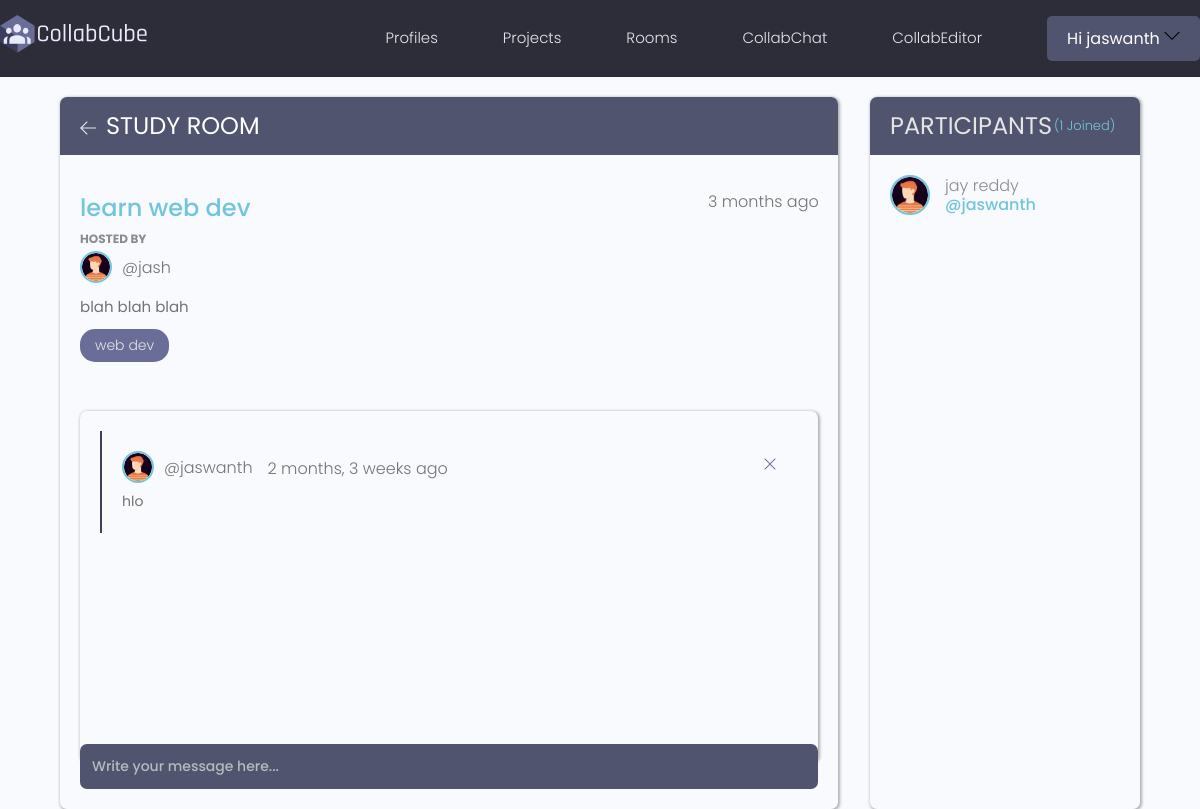
The app's page /rooms/room/64a7b7a8-68bf-4923-8037-8991cc054f3e (signed in) with its own data.
### rooms/models.py (models this page shows, shortened)
class Room(models.Model):
    host = models.ForeignKey(Profile, on_delete=models.SET_NULL, null=True)
    topic = models.ForeignKey(Topic, on_delete=models.SET_NULL, null=True)
    name = models.CharField(max_length=200)
    description = models.TextField(null=True, blank=True)
    password = models.CharField(max_length=20)
    participants = models.ManyToManyField(Profile, related_name='participants', blank=True)
    updated = models.DateTimeField(auto_now=True)
    created = models.DateTimeField(auto_now_add=True)
    id = models.UUIDField(default=uuid.uuid4, unique=True,editable=False, primary_key=True)
    class Meta:
        ordering = ['-updated', '-created']

class Topic(models.Model):
    name = models.CharField(max_length=200)
    def __str__(self):
        return self.name

class RoomMessage(models.Model):
    user = models.ForeignKey(Profile, on_delete=models.CASCADE)
    room = models.ForeignKey(Room, on_delete=models.CASCADE)
    body = models.TextField()
    updated = models.DateTimeField(auto_now=True)
    created = models.DateTimeField(auto_now_add=True)
    class Meta:
        ordering = ['updated', 'created']

### users/models.py (models this page shows, shortened)
class Profile(models.Model):
    user = models.OneToOneField(User, on_delete= models.CASCADE, null=True,blank= True)
    name = models.CharField(max_length=200,null=True)
    email = models.EmailField(unique=True,max_length=300,null=True)
    username = models.CharField(max_length=200,unique=True,null=True)
    ROLE_TYPE =(
        ('faculty','Faculty'),
        ('student','Student')
    )
    role = models.CharField(max_length=200,choices=ROLE_TYPE,null=True)
    facultyid_or_studentid = models.CharField(max_length=200,unique=True,null=True)
    short_intro = models.CharField(max_length=200,null=True)
    bio = models.TextField(blank=True, null = True)
    profile_image= models.ImageField(default= 'profiles/male.png',null=True, upload_to ='profiles/')
    social_github = models.CharField(max_length=200,null=True,blank=True)
    social_linkedin = models.CharField(max_length=200,null=True,blank=True)
    social_website = models.CharField(max_length=200,null=True,blank=True)
    social_twitter = models.CharField(max_length=200,null=True,blank=True)
    created = models.DateTimeField(auto_now_add=True)
    id = models.UUIDField(default=uuid.uuid4, unique=True, primary_key=True,editable=False)
    class Meta:
        ordering = ['-created']

### rooms/views.py (the view, shortened to what this page needs)
# urls.py: path('room/<str:pk>',room,name="room"),
@login_required(login_url = 'login')
def room(request,pk):
    room = Room.objects.get(id=pk)
    room_messages = room.roommessage_set.all()
    participants = room.participants.all()
    context = {'room':room,'room_messages':room_messages,'participants':participants}
    return render(request,'rooms/room.html',context)

### rooms/templates/rooms/room.html (shortened to what this page needs)
{% extends 'main.html' %}
{% load static%}
{% block content %}
<main class="profile-page1 layout1 layout1--2" style="margin-top: 2rem;">
  <div class="container1">
    <div class="room1">
      <div class="room__top1">
        <div class="room__topLeft1">
          <a href="{% url 'rooms' %}">
            <svg version="1.1" xmlns="http://www.w3.org/2000/svg" width="32" height="32" viewBox="0 0 32 32">
              <title>arrow-left</title>
              <path
                d="M13.723 2.286l-13.723 13.714 13.719 13.714 1.616-1.611-10.96-10.96h27.625v-2.286h-27.625l10.965-10.965-1.616-1.607z">
              </path>
            </svg>
          </a>
          <h5 style="color: white;">Study Room</h5>
        </div>
      </div>
      <div class="room__box1 " >
        <div class="room__header1 scroll1" style="margin-top: 2.8rem;">
          <div class="room__info1">
            <h3>{{room.name}}</h3>
            <span>{{room.created|timesince}} ago</span>
          </div>
          <div class="room__hosted1">
            <p >Hosted By</p>
            <a href="{% url 'user-profile' room.host.id %}" class="room__author1">
              <div class="avatar1 avatar--small1">
                <img src="{{room.host.profile_image.url}}" />
              </div>
              <span>@{{room.host.username}}</span>
            </a>
          </div>
          <div class="room__details">
            {{room.description}}
          </div>
          <span class="room__topics1">{{room.topic}}</span>
        </div>
        {% if request.user.profile in participants %}
        <div class="room__conversation1">
          <div class="threads1 scroll1" >
            {% for message in room_messages %}
            <div class="thread1">
              <div class="thread__top1">
                <div class="thread__author1">
                  <a href="{% url 'user-profile' message.user.id %}" class="thread__authorInfo1">
                    <div class="avatar1 avatar--small1">
                      <img src="{{message.user.profile_image.url}}" />
                    </div>
                    <span>@{{message.user.username}}</span>
                  </a>
                  <span class="thread__date1">{{message.created|timesince}} ago</span>
                </div>
                {% if request.user.profile == message.user %}
                <a href="{% url 'delete-message' message.id %}">
                  <div class="thread__delete1">
                    <svg version="1.1" xmlns="http://www.w3.org/2000/svg" width="32" height="32" viewBox="0 0 32 32">
                      <title>remove</title>
                      <path
                        d="M27.314 6.019l-1.333-1.333-9.98 9.981-9.981-9.981-1.333 1.333 9.981 9.981-9.981 9.98 1.333 1.333 9.981-9.98 9.98 9.98 1.333-1.333-9.98-9.98 9.98-9.981z">
                      </path>
                    </svg>
                  </div>
                </a>
                {% endif %}
              </div>
              <div class="thread__details1">
                {{message.body}}
              </div>
            </div>
            {% endfor %}
          </div>
        </div>
        {%endif%}
      </div>
      <div class="room__message1">
        <form action="" method="POST">
          {% if request.user.profile in participants %}
          <input name="body" placeholder="Write your message here..." />
          {%endif%}
        </form>
      </div>
    </div>
    <div class="participants1">
      <h5 class="participants__top1">Participants <span>({{participants.count}} Joined)</span></h5>
      <div class="participants__list1 scroll1">
        {% for user in participants %}
        <a href="{%  url 'user-profile' user.id %}" class="participant1">
          <div class="avatar1 avatar--medium1">
            <img src="{{user.profile_image.url}}" />
          </div>
          <p style="color: #8b8b8b;">
            {{user.name}}
            <span>@{{user.username}}</span>
          </p>
        </a>
        {% endfor %}
      </div>
    </div>
  </div>
</main>
{% endblock content %}

### templates/navbar.html (shortened to what this page needs)
{%load static%}
<header class="header">
    <div class="container container--narrow">
      <a href="{% url 'profiles' %}" class="header__logo">
        <img src="{% static 'images/logo.svg' %}" alt="CollabCube Logo" />
      </a>
      <nav class="header__nav">
        <ul class="header__menu">
          {% if request.user.is_authenticated %}
          <li class="header__menuItem"><a href="{% url 'profiles' %}">Profiles</a></li>
          <li class="header__menuItem"><a href="{% url 'projects' %}">Projects</a></li>
          <li class="header__menuItem"><a href="{% url 'rooms' %}">Rooms</a></li>
          <li class="header__menuItem"><a href="{% url 'lobby' %}">CollabChat</a></li>
          <li class="header__menuItem"><a target="_blank" href="https://collabeditorr.herokuapp.com/" >CollabEditor</a></li>
          <li class="btn btn--sub">
            <div class="header__user1">
              <button class="dropdown-button1 " >Hi {{request.user.username}}
                <svg version="1.1" xmlns="http://www.w3.org/2000/svg" width="16" height="16" viewBox="0 0 32 32" >
                  <path d="M16 21l-13-13h-3l16 16 16-16h-3l-13 13z"></path>
                </svg>
              </button>
            </div>
          </li>
          {% endif%}
        </ul>
      </nav>
    </div>
  </header>

### static/uikit/styles/modules/_variables.css (style rules this page uses)
:root { --color-main: #5aa5b9; --color-main-light: #e6faff; --color-sub: #3f4156; --color-sub-light: #51546e; --color-sub-lighter: #ededfd; --color-text: #737373; --color-gray: #8b8b8b; --color-light: #e5e7eb; --color-light-gray: #767676; --color-bg: #f8fafd; --color-white: #fffefd; --color-white-light: #f3f3f3; --color-success: #359e64; --color-success-bg: #def8e8; --color-error: #fc4b0b; --color-error-bg: #fff2ee; --font-base: 'Poppins', arial, helvetica, 'Segoe UI', roboto, ubuntu, sans-serif; --font-monospace: 'Fira Code', 'Courier New', courier, monospace; --font-regular: 300; --font-medium: 500; --font-bold: 700; --generic-shadow: 1px 1px 5px #00000010; --generic-transition: all 0.3s ease-in-out; }

### static/uikit/styles/modules/_base.css (style rules this page uses)
* { margin: 0; padding: 0; box-sizing: border-box; text-rendering: optimizeLegibility; color: inherit; font-size: inherit; }
html { font-size: 50%; }
@media only screen and (min-width: 480px) { html { font-size: 56.25%; } }
@media only screen and (min-width: 1200px) { html { font-size: 62.5%; } }
body { line-height: 1.6; font-weight: 400; font-size: 1.5rem; color: var(--color-text); background-color: var(--color-bg); min-height: 100vh; }

### static/uikit/styles/modules/_typography.css (style rules this page uses)
* { font-family: var(--font-base); }
h3 { font-size: 3.2rem; font-weight: var(--font-medium); }
h5 { font-size: 2.4rem; font-weight: var(--font-medium); }
h5, h6 { font-weight: var(--font-regular); }
p, span, strong { font-size: 1.6rem; color: var(--color-text); font-weight: var(--font-regular); }
a { padding-bottom: 2px; text-decoration: none; display: inline-block; color: var(--color-main); font-weight: var(--font-medium); }

### static/uikit/styles/modules/_utilities.css (style rules this page uses)
.container { width: 92%; max-width: 165rem; margin: 0 auto; box-sizing: border-box; }
.container--narrow { width: 92%; max-width: 120rem; }
@media screen and (min-width: 1000px) { .container { width: 90%; } }
@media screen and (min-width: 1000px) { .container--narrow { width: 85%; } }
@media screen and (min-width: 1200px) { .container { width: 80%; } }
@media screen and (min-width: 1200px) { .container--narrow { width: 72%; } }

### static/uikit/styles/modules/_button.css (style rules this page uses)
.btn { display: inline-block; position: relative; cursor: pointer; background-color: var(--color-light); font-weight: var(--font-medium); color: var(--color-sub); text-decoration: none; padding: 1rem 2rem; border-radius: 0.5rem; border: none; width: -webkit-fit-content; width: -moz-fit-content; width: fit-content; height: -webkit-fit-content; height: -moz-fit-content; height: fit-content; font-size: 1.6rem; outline-width: 0; outline-color: transparent; -webkit-backface-visibility: hidden; backface-visibility: hidden; transition: all 0.3s ease-in-out; }
.btn--sub { background-color: var(--color-sub); color: var(--color-white); }

### records on screen
Room: name "learn web dev", created "3 months", host.profile_image (picture), host.username "jash", description "blah blah blah", topic "web dev"
RoomMessage: user.profile_image (picture), user.username "jaswanth", created "2 months, 3 weeks", body "hlo"
Profile: profile_image (picture), name "jay reddy", username "jaswanth"

### other values on screen
{{ request.user.username }} "jaswanth"
{{ participants.count }} "1"
